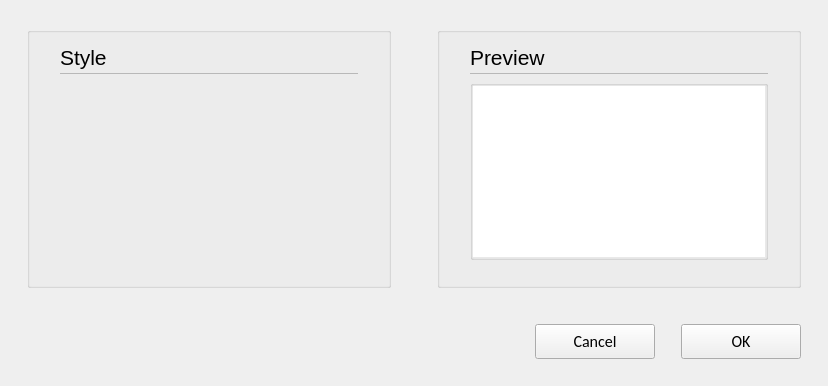
<?xml version="1.0" encoding="UTF-8"?>
<ui version="4.0">
 <class>C_GiSyBaseWidget</class>
 <widget class="QWidget" name="C_GiSyBaseWidget">
  <property name="geometry">
   <rect>
    <x>0</x>
    <y>0</y>
    <width>828</width>
    <height>386</height>
   </rect>
  </property>
  <property name="sizePolicy">
   <sizepolicy hsizetype="Preferred" vsizetype="Preferred">
    <horstretch>0</horstretch>
    <verstretch>0</verstretch>
   </sizepolicy>
  </property>
  <property name="minimumSize">
   <size>
    <width>828</width>
    <height>386</height>
   </size>
  </property>
  <property name="maximumSize">
   <size>
    <width>828</width>
    <height>386</height>
   </size>
  </property>
  <property name="windowTitle">
   <string>Form</string>
  </property>
  <layout class="QVBoxLayout" name="verticalLayout_4" stretch="0,0,0,1">
   <property name="leftMargin">
    <number>27</number>
   </property>
   <property name="topMargin">
    <number>27</number>
   </property>
   <property name="rightMargin">
    <number>27</number>
   </property>
   <property name="bottomMargin">
    <number>0</number>
   </property>
   <item>
    <layout class="QHBoxLayout" name="horizontalLayout_8">
     <item>
      <widget class="stw::opensyde_gui_elements::C_OgeGbx" name="pc_GroupBoxGeneral">
       <property name="title">
        <string/>
       </property>
       <layout class="QHBoxLayout" name="horizontalLayout_2">
        <property name="leftMargin">
         <number>30</number>
        </property>
        <property name="rightMargin">
         <number>30</number>
        </property>
        <property name="bottomMargin">
         <number>13</number>
        </property>
        <item>
         <layout class="QVBoxLayout" name="verticalLayout_2">
          <property name="spacing">
           <number>0</number>
          </property>
          <property name="sizeConstraint">
           <enum>QLayout::SetMinimumSize</enum>
          </property>
          <item>
           <layout class="QHBoxLayout" name="horizontalLayout_3" stretch="0,1">
            <property name="spacing">
             <number>6</number>
            </property>
            <item>
             <widget class="stw::opensyde_gui_elements::C_OgeLabHeadingGroupBold" name="pc_LabelStyle">
              <property name="minimumSize">
               <size>
                <width>0</width>
                <height>30</height>
               </size>
              </property>
              <property name="maximumSize">
               <size>
                <width>16777215</width>
                <height>30</height>
               </size>
              </property>
              <property name="font">
               <font>
                <family>Segoe UI</family>
                <pointsize>16</pointsize>
               </font>
              </property>
              <property name="text">
               <string>Style</string>
              </property>
             </widget>
            </item>
            <item>
             <spacer name="horizontalSpacer_6">
              <property name="orientation">
               <enum>Qt::Horizontal</enum>
              </property>
              <property name="sizeHint" stdset="0">
               <size>
                <width>40</width>
                <height>1</height>
               </size>
              </property>
             </spacer>
            </item>
           </layout>
          </item>
          <item>
           <layout class="QHBoxLayout" name="horizontalLayout_16" stretch="1">
            <property name="spacing">
             <number>0</number>
            </property>
            <property name="topMargin">
             <number>1</number>
            </property>
            <property name="bottomMargin">
             <number>0</number>
            </property>
            <item>
             <widget class="stw::opensyde_gui_elements::C_OgeFraSeparator" name="frame">
              <property name="minimumSize">
               <size>
                <width>0</width>
                <height>1</height>
               </size>
              </property>
              <property name="maximumSize">
               <size>
                <width>16777215</width>
                <height>1</height>
               </size>
              </property>
              <property name="frameShape">
               <enum>QFrame::StyledPanel</enum>
              </property>
              <property name="frameShadow">
               <enum>QFrame::Raised</enum>
              </property>
             </widget>
            </item>
           </layout>
          </item>
          <item>
           <layout class="QHBoxLayout" name="horizontalLayout">
            <property name="spacing">
             <number>0</number>
            </property>
            <property name="topMargin">
             <number>6</number>
            </property>
           </layout>
          </item>
          <item>
           <layout class="QVBoxLayout" name="verticalLayout">
            <item>
             <widget class="QWidget" name="pc_SettingsShowWidget" native="true"/>
            </item>
            <item>
             <spacer name="verticalSpacer_8">
              <property name="orientation">
               <enum>Qt::Vertical</enum>
              </property>
              <property name="sizeHint" stdset="0">
               <size>
                <width>20</width>
                <height>25</height>
               </size>
              </property>
             </spacer>
            </item>
           </layout>
          </item>
         </layout>
        </item>
       </layout>
      </widget>
     </item>
     <item>
      <spacer name="horizontalSpacer">
       <property name="orientation">
        <enum>Qt::Horizontal</enum>
       </property>
       <property name="sizeType">
        <enum>QSizePolicy::Fixed</enum>
       </property>
       <property name="sizeHint" stdset="0">
        <size>
         <width>40</width>
         <height>20</height>
        </size>
       </property>
      </spacer>
     </item>
     <item>
      <widget class="stw::opensyde_gui_elements::C_OgeGbx" name="pc_GroupBoxGeneral_2">
       <property name="title">
        <string/>
       </property>
       <layout class="QHBoxLayout" name="horizontalLayout_4">
        <property name="leftMargin">
         <number>30</number>
        </property>
        <property name="rightMargin">
         <number>30</number>
        </property>
        <property name="bottomMargin">
         <number>13</number>
        </property>
        <item>
         <layout class="QVBoxLayout" name="verticalLayout_3">
          <property name="spacing">
           <number>0</number>
          </property>
          <property name="sizeConstraint">
           <enum>QLayout::SetMinimumSize</enum>
          </property>
          <item>
           <layout class="QHBoxLayout" name="horizontalLayout_5" stretch="0,1">
            <property name="spacing">
             <number>6</number>
            </property>
            <item>
             <widget class="stw::opensyde_gui_elements::C_OgeLabHeadingGroupBold" name="pc_LabelPreview">
              <property name="minimumSize">
               <size>
                <width>0</width>
                <height>30</height>
               </size>
              </property>
              <property name="maximumSize">
               <size>
                <width>16777215</width>
                <height>30</height>
               </size>
              </property>
              <property name="font">
               <font>
                <family>Segoe UI</family>
                <pointsize>16</pointsize>
               </font>
              </property>
              <property name="text">
               <string>Preview</string>
              </property>
             </widget>
            </item>
            <item>
             <spacer name="horizontalSpacer_7">
              <property name="orientation">
               <enum>Qt::Horizontal</enum>
              </property>
              <property name="sizeHint" stdset="0">
               <size>
                <width>40</width>
                <height>1</height>
               </size>
              </property>
             </spacer>
            </item>
           </layout>
          </item>
          <item>
           <layout class="QHBoxLayout" name="horizontalLayout_18" stretch="1">
            <property name="spacing">
             <number>0</number>
            </property>
            <property name="topMargin">
             <number>1</number>
            </property>
            <property name="bottomMargin">
             <number>0</number>
            </property>
            <item>
             <widget class="stw::opensyde_gui_elements::C_OgeFraSeparator" name="frame_2">
              <property name="minimumSize">
               <size>
                <width>0</width>
                <height>1</height>
               </size>
              </property>
              <property name="maximumSize">
               <size>
                <width>16777215</width>
                <height>1</height>
               </size>
              </property>
              <property name="frameShape">
               <enum>QFrame::StyledPanel</enum>
              </property>
              <property name="frameShadow">
               <enum>QFrame::Raised</enum>
              </property>
             </widget>
            </item>
           </layout>
          </item>
          <item>
           <spacer name="verticalSpacer">
            <property name="orientation">
             <enum>Qt::Vertical</enum>
            </property>
            <property name="sizeType">
             <enum>QSizePolicy::Fixed</enum>
            </property>
            <property name="sizeHint" stdset="0">
             <size>
              <width>20</width>
              <height>6</height>
             </size>
            </property>
           </spacer>
          </item>
          <item>
           <widget class="stw::opensyde_gui_elements::C_OgeGbxGrayedEdit" name="pc_GroupBox">
            <property name="title">
             <string/>
            </property>
            <layout class="QGridLayout" name="gridLayout">
             <property name="leftMargin">
              <number>0</number>
             </property>
             <property name="topMargin">
              <number>0</number>
             </property>
             <property name="rightMargin">
              <number>0</number>
             </property>
             <property name="bottomMargin">
              <number>0</number>
             </property>
             <item row="0" column="0">
              <widget class="stw::opensyde_gui_elements::C_OgeFraFrame" name="pc_PreviewFrame">
               <property name="autoFillBackground">
                <bool>false</bool>
               </property>
               <property name="frameShape">
                <enum>QFrame::NoFrame</enum>
               </property>
               <property name="frameShadow">
                <enum>QFrame::Raised</enum>
               </property>
               <layout class="QGridLayout" name="gridLayout_2">
                <property name="leftMargin">
                 <number>0</number>
                </property>
                <property name="topMargin">
                 <number>0</number>
                </property>
                <property name="rightMargin">
                 <number>0</number>
                </property>
                <property name="bottomMargin">
                 <number>0</number>
                </property>
                <item row="2" column="0">
                 <widget class="stw::opensyde_gui::C_SebGraphicsView" name="pc_GraphicsView">
                  <property name="enabled">
                   <bool>true</bool>
                  </property>
                  <property name="palette">
                   <palette>
                    <active>
                     <colorrole role="Button">
                      <brush brushstyle="SolidPattern">
                       <color alpha="0">
                        <red>255</red>
                        <green>255</green>
                        <blue>255</blue>
                       </color>
                      </brush>
                     </colorrole>
                     <colorrole role="Window">
                      <brush brushstyle="SolidPattern">
                       <color alpha="255">
                        <red>255</red>
                        <green>255</green>
                        <blue>255</blue>
                       </color>
                      </brush>
                     </colorrole>
                    </active>
                    <inactive>
                     <colorrole role="Button">
                      <brush brushstyle="SolidPattern">
                       <color alpha="0">
                        <red>255</red>
                        <green>255</green>
                        <blue>255</blue>
                       </color>
                      </brush>
                     </colorrole>
                     <colorrole role="Window">
                      <brush brushstyle="SolidPattern">
                       <color alpha="255">
                        <red>255</red>
                        <green>255</green>
                        <blue>255</blue>
                       </color>
                      </brush>
                     </colorrole>
                    </inactive>
                    <disabled>
                     <colorrole role="Button">
                      <brush brushstyle="SolidPattern">
                       <color alpha="0">
                        <red>255</red>
                        <green>255</green>
                        <blue>255</blue>
                       </color>
                      </brush>
                     </colorrole>
                     <colorrole role="Window">
                      <brush brushstyle="SolidPattern">
                       <color alpha="255">
                        <red>255</red>
                        <green>255</green>
                        <blue>255</blue>
                       </color>
                      </brush>
                     </colorrole>
                    </disabled>
                   </palette>
                  </property>
                  <property name="focusPolicy">
                   <enum>Qt::NoFocus</enum>
                  </property>
                  <property name="autoFillBackground">
                   <bool>true</bool>
                  </property>
                  <property name="frameShape">
                   <enum>QFrame::NoFrame</enum>
                  </property>
                  <property name="verticalScrollBarPolicy">
                   <enum>Qt::ScrollBarAlwaysOff</enum>
                  </property>
                  <property name="horizontalScrollBarPolicy">
                   <enum>Qt::ScrollBarAlwaysOff</enum>
                  </property>
                  <property name="backgroundBrush">
                   <brush brushstyle="NoBrush">
                    <color alpha="255">
                     <red>0</red>
                     <green>0</green>
                     <blue>0</blue>
                    </color>
                   </brush>
                  </property>
                  <property name="foregroundBrush">
                   <brush brushstyle="NoBrush">
                    <color alpha="255">
                     <red>0</red>
                     <green>0</green>
                     <blue>0</blue>
                    </color>
                   </brush>
                  </property>
                  <property name="interactive">
                   <bool>false</bool>
                  </property>
                  <property name="alignment">
                   <set>Qt::AlignLeading|Qt::AlignLeft|Qt::AlignTop</set>
                  </property>
                  <property name="renderHints">
                   <set>QPainter::Antialiasing|QPainter::TextAntialiasing</set>
                  </property>
                  <property name="cacheMode">
                   <set>QGraphicsView::CacheNone</set>
                  </property>
                 </widget>
                </item>
               </layout>
              </widget>
             </item>
            </layout>
           </widget>
          </item>
          <item>
           <layout class="QHBoxLayout" name="horizontalLayout_17">
            <property name="spacing">
             <number>0</number>
            </property>
            <property name="topMargin">
             <number>1</number>
            </property>
            <property name="bottomMargin">
             <number>0</number>
            </property>
           </layout>
          </item>
          <item>
           <layout class="QHBoxLayout" name="horizontalLayout_6" stretch="0">
            <property name="spacing">
             <number>0</number>
            </property>
            <property name="topMargin">
             <number>6</number>
            </property>
            <item>
             <spacer name="verticalSpacer_6">
              <property name="orientation">
               <enum>Qt::Vertical</enum>
              </property>
              <property name="sizeHint" stdset="0">
               <size>
                <width>20</width>
                <height>25</height>
               </size>
              </property>
             </spacer>
            </item>
           </layout>
          </item>
         </layout>
        </item>
       </layout>
      </widget>
     </item>
    </layout>
   </item>
   <item>
    <spacer name="pc_VerticalSpacerButtonsObove">
     <property name="orientation">
      <enum>Qt::Vertical</enum>
     </property>
     <property name="sizeType">
      <enum>QSizePolicy::Fixed</enum>
     </property>
     <property name="sizeHint" stdset="0">
      <size>
       <width>20</width>
       <height>30</height>
      </size>
     </property>
    </spacer>
   </item>
   <item>
    <layout class="QHBoxLayout" name="horizontalLayout_7">
     <item>
      <spacer name="horizontalSpacer_3">
       <property name="orientation">
        <enum>Qt::Horizontal</enum>
       </property>
       <property name="sizeHint" stdset="0">
        <size>
         <width>40</width>
         <height>20</height>
        </size>
       </property>
      </spacer>
     </item>
     <item>
      <widget class="stw::opensyde_gui_elements::C_OgePubCancel" name="pc_BushButtonCancel">
       <property name="minimumSize">
        <size>
         <width>120</width>
         <height>35</height>
        </size>
       </property>
       <property name="maximumSize">
        <size>
         <width>120</width>
         <height>35</height>
        </size>
       </property>
       <property name="font">
        <font>
         <family>Calibri</family>
         <pointsize>12</pointsize>
        </font>
       </property>
       <property name="text">
        <string>Cancel</string>
       </property>
      </widget>
     </item>
     <item>
      <spacer name="horizontalSpacer_4">
       <property name="orientation">
        <enum>Qt::Horizontal</enum>
       </property>
       <property name="sizeType">
        <enum>QSizePolicy::Fixed</enum>
       </property>
       <property name="sizeHint" stdset="0">
        <size>
         <width>20</width>
         <height>20</height>
        </size>
       </property>
      </spacer>
     </item>
     <item>
      <widget class="stw::opensyde_gui_elements::C_OgePubDialog" name="pc_BushButtonOk">
       <property name="minimumSize">
        <size>
         <width>120</width>
         <height>35</height>
        </size>
       </property>
       <property name="maximumSize">
        <size>
         <width>120</width>
         <height>35</height>
        </size>
       </property>
       <property name="font">
        <font>
         <family>Calibri</family>
         <pointsize>12</pointsize>
        </font>
       </property>
       <property name="text">
        <string>OK</string>
       </property>
      </widget>
     </item>
    </layout>
   </item>
   <item>
    <spacer name="verticalSpacer_7">
     <property name="orientation">
      <enum>Qt::Vertical</enum>
     </property>
     <property name="sizeType">
      <enum>QSizePolicy::Fixed</enum>
     </property>
     <property name="sizeHint" stdset="0">
      <size>
       <width>20</width>
       <height>27</height>
      </size>
     </property>
    </spacer>
   </item>
  </layout>
 </widget>
 <customwidgets>
  <customwidget>
   <class>stw::opensyde_gui_elements::C_OgeFraFrame</class>
   <extends>QFrame</extends>
   <header>C_OgeFraFrame.hpp</header>
   <container>1</container>
  </customwidget>
  <customwidget>
   <class>stw::opensyde_gui::C_SebGraphicsView</class>
   <extends>QGraphicsView</extends>
   <header>C_SebGraphicsView.hpp</header>
  </customwidget>
  <customwidget>
   <class>stw::opensyde_gui_elements::C_OgeGbxGrayedEdit</class>
   <extends>QGroupBox</extends>
   <header>C_OgeGbxGrayedEdit.hpp</header>
   <container>1</container>
  </customwidget>
  <customwidget>
   <class>stw::opensyde_gui_elements::C_OgeFraSeparator</class>
   <extends>QFrame</extends>
   <header>C_OgeFraSeparator.hpp</header>
   <container>1</container>
  </customwidget>
  <customwidget>
   <class>stw::opensyde_gui_elements::C_OgePubCancel</class>
   <extends>QPushButton</extends>
   <header>C_OgePubCancel.hpp</header>
  </customwidget>
  <customwidget>
   <class>stw::opensyde_gui_elements::C_OgePubDialog</class>
   <extends>QPushButton</extends>
   <header>C_OgePubDialog.hpp</header>
  </customwidget>
  <customwidget>
   <class>stw::opensyde_gui_elements::C_OgeLabHeadingGroupBold</class>
   <extends>QLabel</extends>
   <header>C_OgeLabHeadingGroupBold.hpp</header>
  </customwidget>
  <customwidget>
   <class>stw::opensyde_gui_elements::C_OgeGbx</class>
   <extends>QGroupBox</extends>
   <header>C_OgeGbx.hpp</header>
   <container>1</container>
  </customwidget>
 </customwidgets>
 <resources/>
 <connections/>
</ui>
